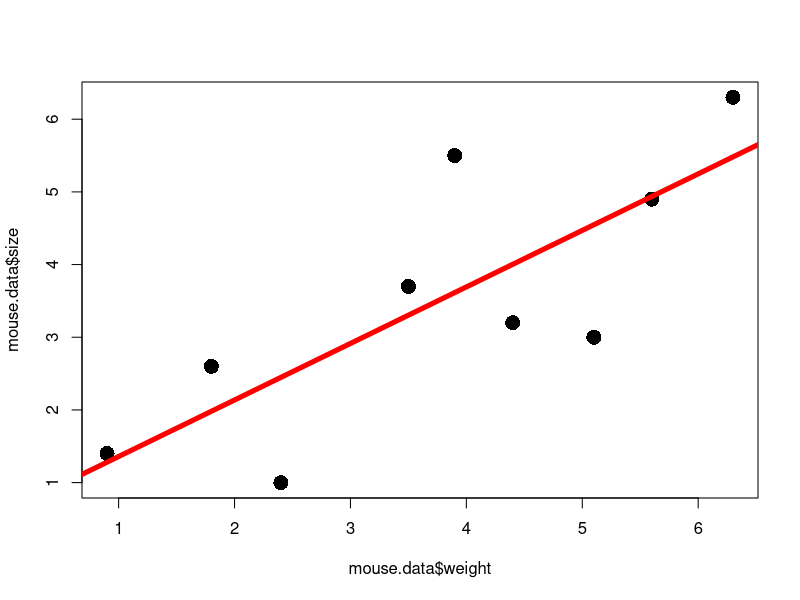
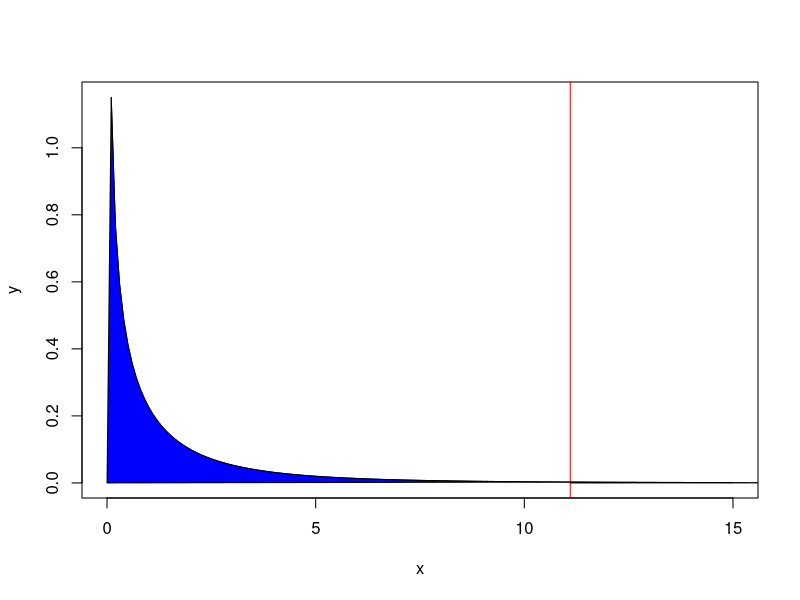
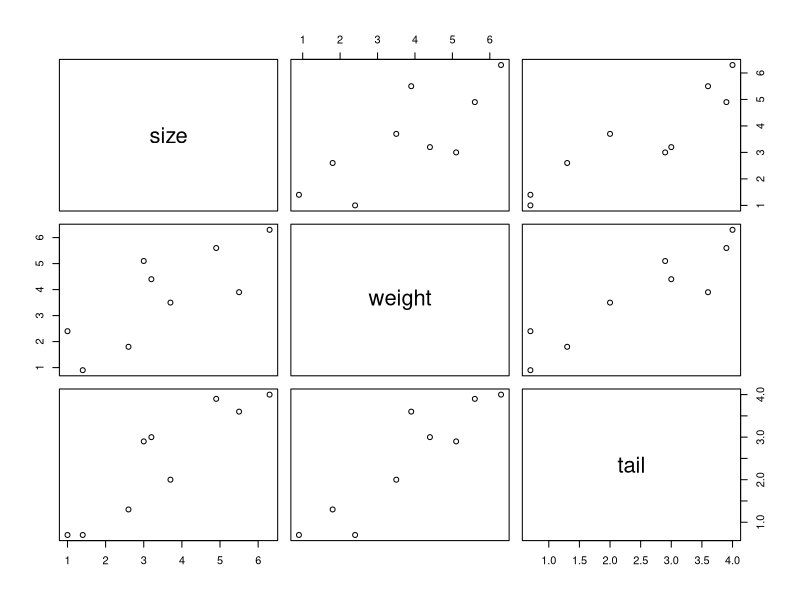
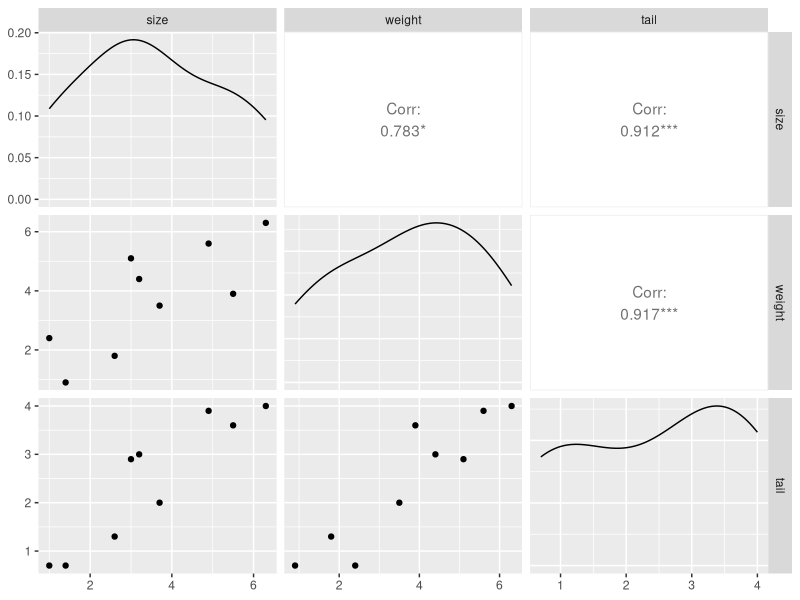
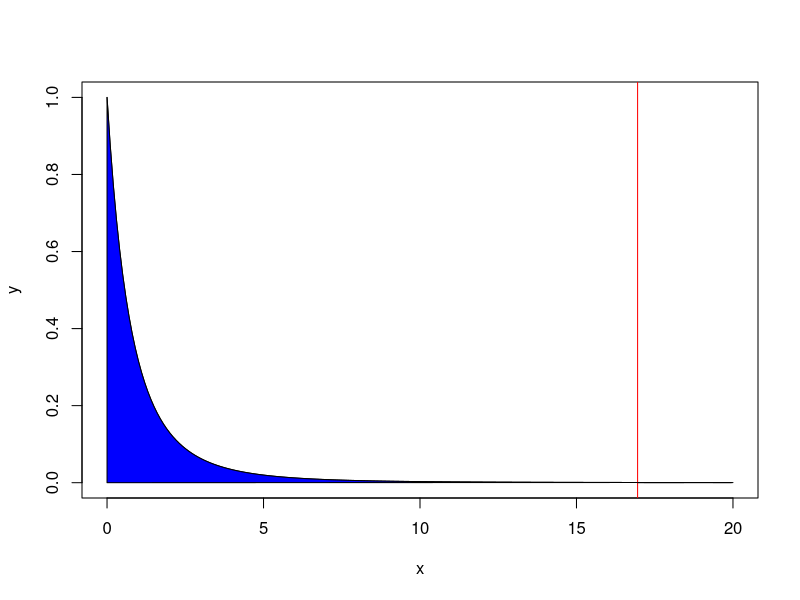

R code for these plots, in order:
#loading packages
library(tidyverse)
library(caret)
library(GGally)

## Here's the data
mouse.data <- data.frame(
    size = c(1.4, 2.6, 1.0, 3.7, 5.5, 3.2, 3.0, 4.9, 6.3),
    weight = c(0.9, 1.8, 2.4, 3.5, 3.9, 4.4, 5.1, 5.6, 6.3),
    tail = c(0.7, 1.3, 0.7, 2.0, 3.6, 3.0, 2.9, 3.9, 4.0))

mouse.data

#######################################################
##
## Let's start by reviewing simple regression by 
## modeling mouse size with mouse weight.
##
#######################################################

## STEP 1: Draw a graph of the data to make sure the relationship make sense
plot(mouse.data$weight, mouse.data$size, pch=16, cex=2)

## STEP 2: Do the regression
simple.regression <- lm(size ~ weight, data=mouse.data)

## STEP 3: Look at the R^2, F-value and p-value
summary(simple.regression)

abline(simple.regression, lwd=5, col="red")

## now let's verify that our formula for R^2 is correct..
ss.mean <- sum((mouse.data$size - mean(mouse.data$size))^2)
ss.simple <- sum(simple.regression$residuals^2)

(ss.mean - ss.simple) / ss.mean # this is the R^2 value

## now let's verify the our formula for F is correct...
f.simple <- ((ss.mean - ss.simple) / (2 - 1)) / 
    (ss.simple / (nrow(mouse.data) - 2))

f.simple # this is the F-value


# This part is good to have - not mandatory -------------------------------

## Now let's draw a figure that shows how to calculate the p-value from the
## F-value
##
## First, draw the correct f-distribution curve with df1=1 and df2=7
x <- seq(from=0, to=15, by=0.1)
y <- df(x, df1=1, df2=7)
plot(x, y, type="l")

## now draw a verticle line where our F-value, f.simple, is.
abline(v=f.simple, col="red")

## color the graph on the left side of the line blue
x.zero.to.line <- seq(from=0, to=f.simple, by=0.1)
y.zero.to.line <- df(x.zero.to.line, df1=1, df2=7)
polygon(x=c(x.zero.to.line, 0), y=c(y.zero.to.line, 0), col="blue")

## color the graph on the right side of the line red
x.line.to.20 <- seq(from=f.simple, to=20, by=0.1)
y.line.to.20 <- df(x.line.to.20, df1=1, df2=7)
polygon(x=c(x.line.to.20, f.simple), y=c(y.line.to.20, 0), col="red")

pf(f.simple, df1=1, df2=7) ## the area under the curve that is blue

1-pf(f.simple, df1=1, df2=7) ## the area under the curve that is red

## lastly, let's compare this p-value to the one from the 
## original regression
summary(simple.regression)


#######################################################
##
## Now let's do multiple regression by adding an extra term, tail length
##
#######################################################

## STEP 1: Draw a graph of the data to make sure the relationship make sense
## This graph is more complex because it shows the relationships between all
## of the columns in "mouse.data". This cab done either by just plotting the data using base function or using ggpairs

plot(mouse.data)
ggpairs(mouse.data)

## STEP 2: Do the regression
multiple.regression <- lm(size ~ weight + tail, data=mouse.data)

## STEP 3: Look at the R^2, F-value and p-value
summary(multiple.regression)


## again, we can verify that our R^2 value is what we think it is
ss.multiple <- sum(multiple.regression$residuals^2)

(ss.mean - ss.multiple) / ss.mean

## we can also verify that the F-value is what we think it is
f.multiple <- ((ss.mean - ss.multiple) / (3 - 1)) / 
    (ss.multiple / (nrow(mouse.data) - 3))

f.multiple  

## Again let's draw a figure that shows how to calculate the p-value from the
## F-value
##
## First, draw the correct f-distribution curve with df1=2 and df2=6
x <- seq(from=0, to=20, by=0.1)
y <- df(x, df1=2, df2=6)
plot(x, y, type="l")

## now draw a verticle line where our f.value is for this test
abline(v=f.multiple, col="red")

## color the graph on the left side of the line blue
x.zero.to.line <- seq(from=0, to=f.multiple, by=0.1)
y.zero.to.line <- df(x.zero.to.line, df1=2, df2=6)
polygon(x=c(x.zero.to.line, 0), y=c(y.zero.to.line, 0), col="blue")

## color the graph on the right side of the line red
x.line.to.20 <- seq(from=f.multiple, to=20, by=0.1)
y.line.to.20 <- df(x.line.to.20, df1=2, df2=6)
polygon(x=c(x.line.to.20, f.multiple), y=c(y.line.to.20, 0), col="red")


pf(f.multiple, df1=2, df2=6) ## the area under the curve that is blue

1-pf(f.multiple, df1=2, df2=6) ## the area under the curve that is red

## lastly, let's compare this p-value to the one from the 
## original regression
summary(multiple.regression)



#######################################################
##
## Now, let's see if "tail" makes a significant controbution by 
## comparing the "simple" fit (which does not include the tail data) 
## to the "multiple" fit (which has the extra term for the tail data)
##
#######################################################

f.simple.v.multiple <- ((ss.simple - ss.multiple) / (3-2)) / 
    (ss.multiple / (nrow(mouse.data) - 3))

1-pf(f.simple.v.multiple, df1=1, df2=6)

## Notice that this value is the same as the p-value next to the term for
## for "tail" in the summary of multiple regression:
summary(multiple.regression)

## Thus, the summary already calculated this F-value and p-value for us.
## this line tells us that including the "tail" term makes a statistically
## significant difference. The magnitude can be determined by looking
## at the change in R^2 between the simple and multiple regressions.
